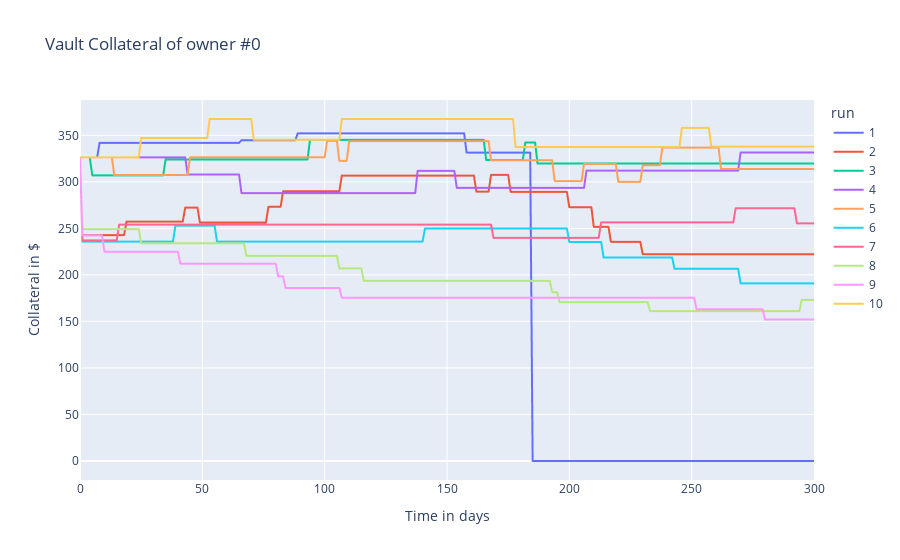

This figure's notebook cell:
### Code cell
############################################
# 9. SIMULATION ANALYSIS: VAULT #
############################################

fig = px.line(simulation_result, 
              title=f"Vault Collateral of Owner #{owner_number}", 
              x="timestep", 
              y='vault_collateral', 
              color="run", 
              labels={"timestep": "Time in days", "vault_collateral": "Collateral in $"})
fig.show()

### Figure 1 — Plotly figure (JSON) as saved in the notebook; plotly's stock layout.template omitted (floating-point values rounded to 4 significant figures; data arrays with more than 128 entries replaced by an {"elided": "..."} marker saying what was removed)
{"data": [{"hovertemplate": "run=1<br>Time in days=%{x}<br>Collateral in $=%{y}<extra></extra>", "legendgroup": "1", "line": {"color": "#636efa", "dash": "solid"}, "marker": {"symbol": "circle"}, "mode": "lines", "name": "1", "showlegend": true, "type": "scattergl", "x": {"elided": "301 int values"}, "xaxis": "x", "y": {"elided": "301 float values"}, "yaxis": "y"}, {"hovertemplate": "run=2<br>Time in days=%{x}<br>Collateral in $=%{y}<extra></extra>", "legendgroup": "2", "line": {"color": "#EF553B", "dash": "solid"}, "marker": {"symbol": "circle"}, "mode": "lines", "name": "2", "showlegend": true, "type": "scattergl", "x": {"elided": "301 int values"}, "xaxis": "x", "y": {"elided": "301 float values"}, "yaxis": "y"}, {"hovertemplate": "run=3<br>Time in days=%{x}<br>Collateral in $=%{y}<extra></extra>", "legendgroup": "3", "line": {"color": "#00cc96", "dash": "solid"}, "marker": {"symbol": "circle"}, "mode": "lines", "name": "3", "showlegend": true, "type": "scattergl", "x": {"elided": "301 int values"}, "xaxis": "x", "y": {"elided": "301 float values"}, "yaxis": "y"}, {"hovertemplate": "run=4<br>Time in days=%{x}<br>Collateral in $=%{y}<extra></extra>", "legendgroup": "4", "line": {"color": "#ab63fa", "dash": "solid"}, "marker": {"symbol": "circle"}, "mode": "lines", "name": "4", "showlegend": true, "type": "scattergl", "x": {"elided": "301 int values"}, "xaxis": "x", "y": {"elided": "301 float values"}, "yaxis": "y"}, {"hovertemplate": "run=5<br>Time in days=%{x}<br>Collateral in $=%{y}<extra></extra>", "legendgroup": "5", "line": {"color": "#FFA15A", "dash": "solid"}, "marker": {"symbol": "circle"}, "mode": "lines", "name": "5", "showlegend": true, "type": "scattergl", "x": {"elided": "301 int values"}, "xaxis": "x", "y": {"elided": "301 float values"}, "yaxis": "y"}, {"hovertemplate": "run=6<br>Time in days=%{x}<br>Collateral in $=%{y}<extra></extra>", "legendgroup": "6", "line": {"color": "#19d3f3", "dash": "solid"}, "marker": {"symbol": "circle"}, "mode": "lines", "name": "6", "showlegend": true, "type": "scattergl", "x": {"elided": "301 int values"}, "xaxis": "x", "y": {"elided": "301 float values"}, "yaxis": "y"}, {"hovertemplate": "run=7<br>Time in days=%{x}<br>Collateral in $=%{y}<extra></extra>", "legendgroup": "7", "line": {"color": "#FF6692", "dash": "solid"}, "marker": {"symbol": "circle"}, "mode": "lines", "name": "7", "showlegend": true, "type": "scattergl", "x": {"elided": "301 int values"}, "xaxis": "x", "y": {"elided": "301 float values"}, "yaxis": "y"}, {"hovertemplate": "run=8<br>Time in days=%{x}<br>Collateral in $=%{y}<extra></extra>", "legendgroup": "8", "line": {"color": "#B6E880", "dash": "solid"}, "marker": {"symbol": "circle"}, "mode": "lines", "name": "8", "showlegend": true, "type": "scattergl", "x": {"elided": "301 int values"}, "xaxis": "x", "y": {"elided": "301 float values"}, "yaxis": "y"}, {"hovertemplate": "run=9<br>Time in days=%{x}<br>Collateral in $=%{y}<extra></extra>", "legendgroup": "9", "line": {"color": "#FF97FF", "dash": "solid"}, "marker": {"symbol": "circle"}, "mode": "lines", "name": "9", "showlegend": true, "type": "scattergl", "x": {"elided": "301 int values"}, "xaxis": "x", "y": {"elided": "301 float values"}, "yaxis": "y"}, {"hovertemplate": "run=10<br>Time in days=%{x}<br>Collateral in $=%{y}<extra></extra>", "legendgroup": "10", "line": {"color": "#FECB52", "dash": "solid"}, "marker": {"symbol": "circle"}, "mode": "lines", "name": "10", "showlegend": true, "type": "scattergl", "x": {"elided": "301 int values"}, "xaxis": "x", "y": {"elided": "301 float values"}, "yaxis": "y"}], "layout": {"legend": {"title": {"text": "run"}, "tracegroupgap": 0}, "title": {"text": "Vault Collateral of owner #0"}, "xaxis": {"anchor": "y", "domain": [0, 1], "title": {"text": "Time in days"}}, "yaxis": {"anchor": "x", "domain": [0, 1], "title": {"text": "Collateral in $"}}}}
